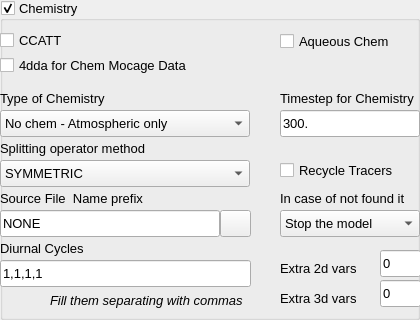
     <widget class="QGroupBox" name="groupBox_17">
      <property name="geometry">
       <rect>
        <x>10</x>
        <y>10</y>
        <width>420</width>
        <height>320</height>
       </rect>
      </property>
      <property name="font">
       <font>
        <family>Arial</family>
        <pointsize>10</pointsize>
        <weight>50</weight>
        <bold>false</bold>
       </font>
      </property>
      <property name="title">
       <string>Chemistry</string>
      </property>
      <property name="checkable">
       <bool>true</bool>
      </property>
      <widget class="QLineEdit" name="n3dlineEdit">
       <property name="geometry">
        <rect>
         <x>380</x>
         <y>280</y>
         <width>41</width>
         <height>27</height>
        </rect>
       </property>
       <property name="font">
        <font>
         <family>Arial</family>
         <pointsize>10</pointsize>
         <weight>50</weight>
         <bold>false</bold>
        </font>
       </property>
       <property name="text">
        <string>0</string>
       </property>
      </widget>
      <widget class="QComboBox" name="splitcomboBox">
       <property name="geometry">
        <rect>
         <x>0</x>
         <y>160</y>
         <width>250</width>
         <height>27</height>
        </rect>
       </property>
       <property name="font">
        <font>
         <family>Arial</family>
         <pointsize>10</pointsize>
         <weight>50</weight>
         <bold>false</bold>
        </font>
       </property>
       <item>
        <property name="text">
         <string>SYMMETRIC</string>
        </property>
       </item>
       <item>
        <property name="text">
         <string>SEQUENTIAL</string>
        </property>
       </item>
       <item>
        <property name="text">
         <string>PARALLEL</string>
        </property>
       </item>
      </widget>
      <widget class="QLabel" name="label_146">
       <property name="geometry">
        <rect>
         <x>280</x>
         <y>90</y>
         <width>181</width>
         <height>17</height>
        </rect>
       </property>
       <property name="font">
        <font>
         <family>Arial</family>
         <pointsize>10</pointsize>
         <weight>50</weight>
         <bold>false</bold>
        </font>
       </property>
       <property name="text">
        <string>Timestep for Chemistry</string>
       </property>
      </widget>
      <widget class="QCheckBox" name="cattcheckBox">
       <property name="geometry">
        <rect>
         <x>0</x>
         <y>30</y>
         <width>89</width>
         <height>20</height>
        </rect>
       </property>
       <property name="font">
        <font>
         <family>Arial</family>
         <pointsize>10</pointsize>
         <weight>50</weight>
         <bold>false</bold>
        </font>
       </property>
       <property name="text">
        <string>CCATT</string>
       </property>
      </widget>
      <widget class="QLabel" name="label_145">
       <property name="geometry">
        <rect>
         <x>0</x>
         <y>140</y>
         <width>181</width>
         <height>17</height>
        </rect>
       </property>
       <property name="font">
        <font>
         <family>Arial</family>
         <pointsize>10</pointsize>
         <weight>50</weight>
         <bold>false</bold>
        </font>
       </property>
       <property name="text">
        <string>Splitting operator method</string>
       </property>
      </widget>
      <widget class="QComboBox" name="chemcomboBox">
       <property name="geometry">
        <rect>
         <x>0</x>
         <y>110</y>
         <width>250</width>
         <height>27</height>
        </rect>
       </property>
       <property name="font">
        <font>
         <family>Arial</family>
         <pointsize>10</pointsize>
         <weight>50</weight>
         <bold>false</bold>
        </font>
       </property>
       <item>
        <property name="text">
         <string>No chem - Atmospheric only</string>
        </property>
       </item>
       <item>
        <property name="text">
         <string>Tracer Transport with Atmospheric Model</string>
        </property>
       </item>
       <item>
        <property name="text">
         <string>New Item</string>
        </property>
       </item>
       <item>
        <property name="text">
         <string>Loss/Production K. Chem. and Photo Solver 1</string>
        </property>
       </item>
       <item>
        <property name="text">
         <string>Loss/Production K. Chem. and Photo Solver 2</string>
        </property>
       </item>
       <item>
        <property name="text">
         <string>Rosenbrock 2nd order - dynamic</string>
        </property>
       </item>
       <item>
        <property name="text">
         <string>Rosenbrock 'Rodas 3' 3rd order - dynamic</string>
        </property>
       </item>
      </widget>
      <widget class="QPushButton" name="srcfnButton">
       <property name="geometry">
        <rect>
         <x>220</x>
         <y>210</y>
         <width>31</width>
         <height>27</height>
        </rect>
       </property>
       <property name="font">
        <font>
         <family>Arial</family>
         <pointsize>10</pointsize>
         <weight>50</weight>
         <bold>false</bold>
        </font>
       </property>
       <property name="text">
        <string/>
       </property>
       <property name="icon">
        <iconset>
         <normaloff>../../../../home/denis/.designer/backup/file.ico</normaloff>../../../../home/denis/.designer/backup/file.ico</iconset>
       </property>
      </widget>
      <widget class="QLineEdit" name="DiuCyclineEdit">
       <property name="geometry">
        <rect>
         <x>0</x>
         <y>260</y>
         <width>251</width>
         <height>27</height>
        </rect>
       </property>
       <property name="font">
        <font>
         <family>Arial</family>
         <pointsize>10</pointsize>
         <weight>50</weight>
         <bold>false</bold>
        </font>
       </property>
       <property name="text">
        <string>1,1,1,1</string>
       </property>
      </widget>
      <widget class="QLabel" name="label_291">
       <property name="geometry">
        <rect>
         <x>0</x>
         <y>190</y>
         <width>171</width>
         <height>17</height>
        </rect>
       </property>
       <property name="font">
        <font>
         <family>Arial</family>
         <pointsize>10</pointsize>
         <weight>50</weight>
         <bold>false</bold>
        </font>
       </property>
       <property name="text">
        <string>Source File  Name prefix</string>
       </property>
      </widget>
      <widget class="QComboBox" name="nfsrccomboBox">
       <property name="geometry">
        <rect>
         <x>280</x>
         <y>210</y>
         <width>140</width>
         <height>27</height>
        </rect>
       </property>
       <property name="font">
        <font>
         <family>Arial</family>
         <pointsize>10</pointsize>
         <weight>50</weight>
         <bold>false</bold>
        </font>
       </property>
       <item>
        <property name="text">
         <string>Stop the model</string>
        </property>
       </item>
       <item>
        <property name="text">
         <string>Use Last Sources</string>
        </property>
       </item>
      </widget>
      <widget class="QCheckBox" name="fddacheckBox">
       <property name="geometry">
        <rect>
         <x>0</x>
         <y>50</y>
         <width>201</width>
         <height>30</height>
        </rect>
       </property>
       <property name="font">
        <font>
         <family>Arial</family>
         <pointsize>10</pointsize>
         <weight>50</weight>
         <bold>false</bold>
        </font>
       </property>
       <property name="text">
        <string>4dda for Chem Mocage Data</string>
       </property>
      </widget>
      <widget class="QLabel" name="label_296">
       <property name="geometry">
        <rect>
         <x>280</x>
         <y>290</y>
         <width>91</width>
         <height>17</height>
        </rect>
       </property>
       <property name="font">
        <font>
         <family>Arial</family>
         <pointsize>10</pointsize>
         <weight>50</weight>
         <bold>false</bold>
        </font>
       </property>
       <property name="text">
        <string>Extra 3d vars</string>
       </property>
      </widget>
      <widget class="QLabel" name="label_293">
       <property name="geometry">
        <rect>
         <x>0</x>
         <y>240</y>
         <width>171</width>
         <height>17</height>
        </rect>
       </property>
       <property name="font">
        <font>
         <family>Arial</family>
         <pointsize>10</pointsize>
         <weight>50</weight>
         <bold>false</bold>
        </font>
       </property>
       <property name="text">
        <string>Diurnal Cycles</string>
       </property>
      </widget>
      <widget class="QLineEdit" name="n2dlineEdit">
       <property name="geometry">
        <rect>
         <x>380</x>
         <y>250</y>
         <width>41</width>
         <height>27</height>
        </rect>
       </property>
       <property name="font">
        <font>
         <family>Arial</family>
         <pointsize>10</pointsize>
         <weight>50</weight>
         <bold>false</bold>
        </font>
       </property>
       <property name="text">
        <string>0</string>
       </property>
      </widget>
      <widget class="QLineEdit" name="tstepClineEdit">
       <property name="geometry">
        <rect>
         <x>280</x>
         <y>110</y>
         <width>140</width>
         <height>27</height>
        </rect>
       </property>
       <property name="font">
        <font>
         <family>Arial</family>
         <pointsize>10</pointsize>
         <weight>50</weight>
         <bold>false</bold>
        </font>
       </property>
       <property name="text">
        <string>300.</string>
       </property>
      </widget>
      <widget class="QLineEdit" name="sfnFilelineEdit">
       <property name="geometry">
        <rect>
         <x>0</x>
         <y>210</y>
         <width>220</width>
         <height>27</height>
        </rect>
       </property>
       <property name="font">
        <font>
         <family>Arial</family>
         <pointsize>10</pointsize>
         <weight>50</weight>
         <bold>false</bold>
        </font>
       </property>
       <property name="text">
        <string>NONE</string>
       </property>
      </widget>
      <widget class="QLabel" name="label_292">
       <property name="geometry">
        <rect>
         <x>280</x>
         <y>190</y>
         <width>130</width>
         <height>17</height>
        </rect>
       </property>
       <property name="font">
        <font>
         <family>Arial</family>
         <pointsize>10</pointsize>
         <weight>50</weight>
         <bold>false</bold>
        </font>
       </property>
       <property name="text">
        <string>In case of not found it</string>
       </property>
      </widget>
      <widget class="QCheckBox" name="achemcheckBox">
       <property name="geometry">
        <rect>
         <x>280</x>
         <y>30</y>
         <width>131</width>
         <height>22</height>
        </rect>
       </property>
       <property name="font">
        <font>
         <family>Arial</family>
         <pointsize>10</pointsize>
         <weight>50</weight>
         <bold>false</bold>
        </font>
       </property>
       <property name="text">
        <string>Aqueous Chem</string>
       </property>
      </widget>
      <widget class="QLabel" name="label_295">
       <property name="geometry">
        <rect>
         <x>280</x>
         <y>260</y>
         <width>91</width>
         <height>17</height>
        </rect>
       </property>
       <property name="font">
        <font>
         <family>Arial</family>
         <pointsize>10</pointsize>
         <weight>50</weight>
         <bold>false</bold>
        </font>
       </property>
       <property name="text">
        <string>Extra 2d vars</string>
       </property>
      </widget>
      <widget class="QCheckBox" name="rectraccheckBox">
       <property name="geometry">
        <rect>
         <x>280</x>
         <y>160</y>
         <width>140</width>
         <height>20</height>
        </rect>
       </property>
       <property name="font">
        <font>
         <family>Arial</family>
         <pointsize>10</pointsize>
         <weight>50</weight>
         <bold>false</bold>
        </font>
       </property>
       <property name="text">
        <string>Recycle Tracers</string>
       </property>
      </widget>
      <widget class="QLabel" name="label_144">
       <property name="geometry">
        <rect>
         <x>0</x>
         <y>90</y>
         <width>181</width>
         <height>17</height>
        </rect>
       </property>
       <property name="font">
        <font>
         <family>Arial</family>
         <pointsize>10</pointsize>
         <weight>50</weight>
         <bold>false</bold>
        </font>
       </property>
       <property name="text">
        <string>Type of Chemistry</string>
       </property>
      </widget>
      <widget class="QLabel" name="label_143">
       <property name="geometry">
        <rect>
         <x>50</x>
         <y>290</y>
         <width>200</width>
         <height>20</height>
        </rect>
       </property>
       <property name="font">
        <font>
         <family>Arial</family>
         <pointsize>10</pointsize>
         <weight>50</weight>
         <italic>true</italic>
         <bold>false</bold>
        </font>
       </property>
       <property name="text">
        <string>Fill them separating with commas</string>
       </property>
      </widget>
     </widget>
